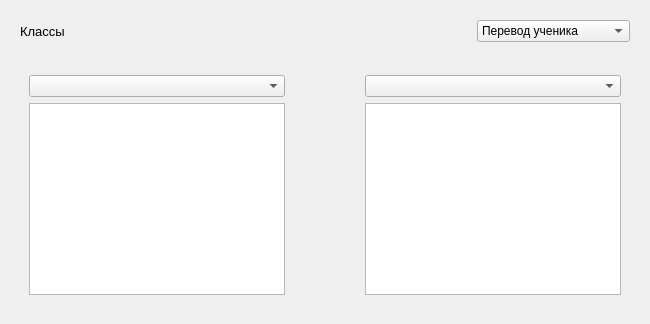
                  <widget class="QWidget" name="toolsClass">
                   <layout class="QVBoxLayout" name="verticalLayout_36">
                    <item>
                     <widget class="QFrame" name="frame_6">
                      <property name="sizePolicy">
                       <sizepolicy hsizetype="Preferred" vsizetype="Fixed">
                        <horstretch>0</horstretch>
                        <verstretch>0</verstretch>
                       </sizepolicy>
                      </property>
                      <property name="minimumSize">
                       <size>
                        <width>0</width>
                        <height>0</height>
                       </size>
                      </property>
                      <property name="frameShape">
                       <enum>QFrame::NoFrame</enum>
                      </property>
                      <property name="frameShadow">
                       <enum>QFrame::Raised</enum>
                      </property>
                      <layout class="QHBoxLayout" name="horizontalLayout_20">
                       <item>
                        <widget class="QLabel" name="label_11">
                         <property name="font">
                          <font>
                           <pointsize>10</pointsize>
                          </font>
                         </property>
                         <property name="text">
                          <string>Классы</string>
                         </property>
                        </widget>
                       </item>
                       <item>
                        <spacer name="horizontalSpacer_19">
                         <property name="orientation">
                          <enum>Qt::Horizontal</enum>
                         </property>
                         <property name="sizeHint" stdset="0">
                          <size>
                           <width>40</width>
                           <height>20</height>
                          </size>
                         </property>
                        </spacer>
                       </item>
                       <item>
                        <widget class="QComboBox" name="classesChoose">
                         <property name="minimumSize">
                          <size>
                           <width>125</width>
                           <height>0</height>
                          </size>
                         </property>
                         <property name="cursor">
                          <cursorShape>PointingHandCursor</cursorShape>
                         </property>
                         <item>
                          <property name="text">
                           <string>Перевод ученика</string>
                          </property>
                         </item>
                         <item>
                          <property name="text">
                           <string>Назначить учителей</string>
                          </property>
                         </item>
                         <item>
                          <property name="text">
                           <string>Сменить руководство</string>
                          </property>
                         </item>
                         <item>
                          <property name="text">
                           <string>Расписание</string>
                          </property>
                         </item>
                        </widget>
                       </item>
                      </layout>
                     </widget>
                    </item>
                    <item>
                     <widget class="QFrame" name="frame">
                      <property name="sizePolicy">
                       <sizepolicy hsizetype="Fixed" vsizetype="Preferred">
                        <horstretch>0</horstretch>
                        <verstretch>0</verstretch>
                       </sizepolicy>
                      </property>
                      <layout class="QHBoxLayout" name="horizontalLayout_19">
                       <item>
                        <widget class="QFrame" name="frame">
                         <property name="sizePolicy">
                          <sizepolicy hsizetype="Fixed" vsizetype="Preferred">
                           <horstretch>0</horstretch>
                           <verstretch>0</verstretch>
                          </sizepolicy>
                         </property>
                         <layout class="QVBoxLayout" name="verticalLayout_34">
                          <item>
                           <widget class="QComboBox" name="classesToChoose">
                            <property name="cursor">
                             <cursorShape>PointingHandCursor</cursorShape>
                            </property>
                           </widget>
                          </item>
                          <item>
                           <widget class="QListWidget" name="classesToList">
                            <property name="sizePolicy">
                             <sizepolicy hsizetype="Preferred" vsizetype="Expanding">
                              <horstretch>0</horstretch>
                              <verstretch>0</verstretch>
                             </sizepolicy>
                            </property>
                            <property name="minimumSize">
                             <size>
                              <width>0</width>
                              <height>0</height>
                             </size>
                            </property>
                            <property name="maximumSize">
                             <size>
                              <width>16777215</width>
                              <height>16777215</height>
                             </size>
                            </property>
                           </widget>
                          </item>
                         </layout>
                        </widget>
                       </item>
                       <item>
                        <widget class="QFrame" name="verticalFrame_2">
                         <property name="sizePolicy">
                          <sizepolicy hsizetype="Fixed" vsizetype="Preferred">
                           <horstretch>0</horstretch>
                           <verstretch>0</verstretch>
                          </sizepolicy>
                         </property>
                         <layout class="QVBoxLayout" name="verticalLayout_12">
                          <item>
                           <spacer name="verticalSpacer_4">
                            <property name="orientation">
                             <enum>Qt::Vertical</enum>
                            </property>
                            <property name="sizeHint" stdset="0">
                             <size>
                              <width>20</width>
                              <height>40</height>
                             </size>
                            </property>
                           </spacer>
                          </item>
                          <item>
                           <widget class="QPushButton" name="classesTo2FromButton">
                            <property name="sizePolicy">
                             <sizepolicy hsizetype="Fixed" vsizetype="Fixed">
                              <horstretch>0</horstretch>
                              <verstretch>0</verstretch>
                             </sizepolicy>
                            </property>
                            <property name="cursor">
                             <cursorShape>PointingHandCursor</cursorShape>
                            </property>
                            <property name="styleSheet">
                             <string notr="true">background-color: transparent; border: 0px;</string>
                            </property>
                            <property name="text">
                             <string/>
                            </property>
                            <property name="icon">
                             <iconset>
                              <normaloff>arrow_next.svg</normaloff>arrow_next.svg</iconset>
                            </property>
                           </widget>
                          </item>
                          <item>
                           <widget class="QPushButton" name="classesFrom2ToButton">
                            <property name="sizePolicy">
                             <sizepolicy hsizetype="Fixed" vsizetype="Fixed">
                              <horstretch>0</horstretch>
                              <verstretch>0</verstretch>
                             </sizepolicy>
                            </property>
                            <property name="cursor">
                             <cursorShape>PointingHandCursor</cursorShape>
                            </property>
                            <property name="styleSheet">
                             <string notr="true">background-color: transparent; border: 0px;</string>
                            </property>
                            <property name="text">
                             <string/>
                            </property>
                            <property name="icon">
                             <iconset>
                              <normaloff>arrow_back.svg</normaloff>arrow_back.svg</iconset>
                            </property>
                           </widget>
                          </item>
                          <item>
                           <spacer name="verticalSpacer_5">
                            <property name="orientation">
                             <enum>Qt::Vertical</enum>
                            </property>
                            <property name="sizeHint" stdset="0">
                             <size>
                              <width>20</width>
                              <height>40</height>
                             </size>
                            </property>
                           </spacer>
                          </item>
                         </layout>
                        </widget>
                       </item>
                       <item>
                        <widget class="QFrame" name="frame">
                         <property name="sizePolicy">
                          <sizepolicy hsizetype="Fixed" vsizetype="Preferred">
                           <horstretch>0</horstretch>
                           <verstretch>0</verstretch>
                          </sizepolicy>
                         </property>
                         <layout class="QVBoxLayout" name="verticalLayout_35">
                          <item>
                           <widget class="QComboBox" name="classesFromChoose">
                            <property name="sizePolicy">
                             <sizepolicy hsizetype="Preferred" vsizetype="Fixed">
                              <horstretch>0</horstretch>
                              <verstretch>0</verstretch>
                             </sizepolicy>
                            </property>
                            <property name="cursor">
                             <cursorShape>PointingHandCursor</cursorShape>
                            </property>
                           </widget>
                          </item>
                          <item>
                           <widget class="QListWidget" name="classesFromList">
                            <property name="sizePolicy">
                             <sizepolicy hsizetype="Preferred" vsizetype="Expanding">
                              <horstretch>0</horstretch>
                              <verstretch>0</verstretch>
                             </sizepolicy>
                            </property>
                            <property name="maximumSize">
                             <size>
                              <width>16777215</width>
                              <height>16777215</height>
                             </size>
                            </property>
                           </widget>
                          </item>
                         </layout>
                        </widget>
                       </item>
                      </layout>
                     </widget>
                    </item>
                   </layout>
                  </widget>
